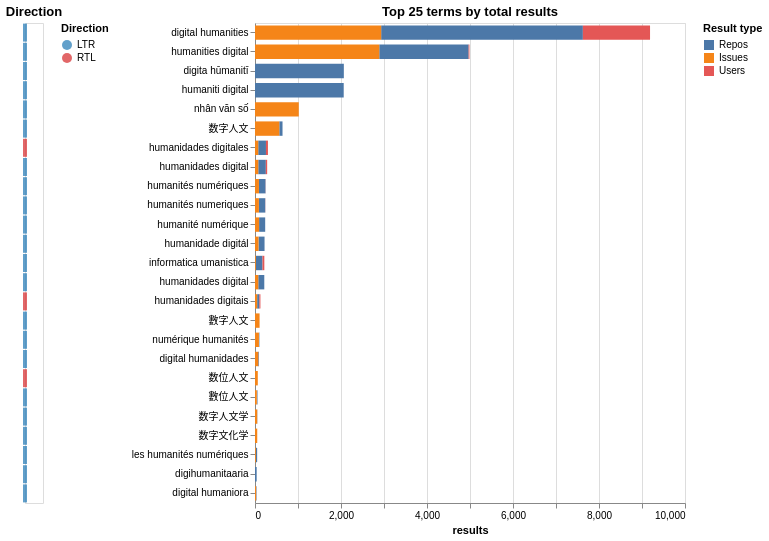

Notebook cell for this chart:
### Markdown cell above
### Top Productive Terms by Script Direction and Comparison Status

Which specific search terms drive the most results, and does script direction (LTR vs RTL) predict productivity? RTL scripts — Arabic, Hebrew, Persian, Urdu — represent communities that English-only search misses entirely. The string-level `comparison_status` records whether services converged exactly, differed only in near form, or produced substantively different terms. I compare search productivity across these descriptive statuses without treating any status as a guarantee of term quality.

### Code cell
# Merge directionality into hit_df
hit_dir = hit_df.merge(
    st_kept[["search_term_lower", "directionality"]].drop_duplicates("search_term_lower"),
    on="search_term_lower", how="left",
)
hit_dir["dir_label"] = hit_dir["directionality"].apply(
    lambda d: "RTL" if str(d).strip().lower() == "rtl" else "LTR"
)

# ── Top 25 terms: stacked repos / issues / users ──────────────────────────
top25 = hit_dir.nlargest(25, "total").copy()
top_order = top25.sort_values("total", ascending=False)["search_term_lower"].tolist()
top25_melt = top25.melt(
    id_vars=["search_term_lower", "dir_label", "total"],
    value_vars=["n_repos", "n_issues", "n_users"],
    var_name="result_type", value_name="n",
)
top25_melt["result_type"] = top25_melt["result_type"].str.replace("n_", "").str.capitalize()
type_order = ["Repos", "Issues", "Users"]

top_bar = alt.Chart(top25_melt).mark_bar().encode(
    y=alt.Y("search_term_lower:N",
            sort=top_order,
            title=None),
    x=alt.X("n:Q", title="results"),
    color=alt.Color("result_type:N", sort=type_order,
                    scale=alt.Scale(domain=type_order, scheme="tableau10"),
                    title="Result type"),
    order=alt.Order("result_type:N", sort="ascending"),
    tooltip=[
        alt.Tooltip("search_term_lower:N", title="term"),
        alt.Tooltip("dir_label:N", title="direction"),
        alt.Tooltip("result_type:N", title="type"),
        alt.Tooltip("n:Q", title="count"),
        alt.Tooltip("total:Q", title="total"),
    ],
).properties(width=430, height=480, title="Top 25 terms by total results")

# Direction stripe on the left axis
dir_tick = alt.Chart(top25).mark_tick(thickness=4, size=18).encode(
    y=alt.Y("search_term_lower:N",
            sort=top_order,
            axis=None),
    x=alt.value(0),
    color=alt.Color("dir_label:N",
                    scale=alt.Scale(domain=["LTR", "RTL"],
                                    range=["#1f77b4", "#d62728"]),
                    title="Direction"),
    tooltip=["search_term_lower:N", "dir_label:N"],
).properties(width=18, height=480, title="Direction")

display((dir_tick | top_bar).resolve_scale(y="shared", color="independent"))

# Summary counts
n_ltr = (top25["dir_label"] == "LTR").sum()
n_rtl = (top25["dir_label"] == "RTL").sum()
print(f"Top 25 breakdown: {n_ltr} LTR, {n_rtl} RTL")

### Figure 1 — Vega specification as saved in the notebook (floating-point values rounded to 4 significant figures)
{"$schema": "https://vega.github.io/schema/vega/v6.json", "data": [{"name": "source_0", "values": [{"dir_label": "LTR", "search_term_lower": "digital humanities", "y_search_term_lower_sort_index": 0.0}, {"dir_label": "LTR", "search_term_lower": "humanities digital", "y_search_term_lower_sort_index": 1.0}, {"dir_label": "LTR", "search_term_lower": "digita hūmanitī", "y_search_term_lower_sort_index": 2.0}, {"dir_label": "LTR", "search_term_lower": "humaniti digital", "y_search_term_lower_sort_index": 3.0}, {"dir_label": "LTR", "search_term_lower": "nhân văn số", "y_search_term_lower_sort_index": 4.0}, {"dir_label": "LTR", "search_term_lower": "数字人文", "y_search_term_lower_sort_index": 5.0}, {"dir_label": "RTL", "search_term_lower": "humanidades digitales", "y_search_term_lower_sort_index": 6.0}, {"dir_label": "LTR", "search_term_lower": "humanidades digital", "y_search_term_lower_sort_index": 7.0}, {"dir_label": "LTR", "search_term_lower": "humanités numériques", "y_search_term_lower_sort_index": 8.0}, {"dir_label": "LTR", "search_term_lower": "humanités numeriques", "y_search_term_lower_sort_index": 9.0}, {"dir_label": "LTR", "search_term_lower": "humanité numérique", "y_search_term_lower_sort_index": 10.0}, {"dir_label": "LTR", "search_term_lower": "humanidade digitál", "y_search_term_lower_sort_index": 11.0}, {"dir_label": "LTR", "search_term_lower": "informatica umanistica", "y_search_term_lower_sort_index": 12.0}, {"dir_label": "LTR", "search_term_lower": "humanidades diġital", "y_search_term_lower_sort_index": 13.0}, {"dir_label": "RTL", "search_term_lower": "humanidades digitais", "y_search_term_lower_sort_index": 14.0}, {"dir_label": "LTR", "search_term_lower": "數字人文", "y_search_term_lower_sort_index": 15.0}, {"dir_label": "LTR", "search_term_lower": "numérique humanités", "y_search_term_lower_sort_index": 16.0}, {"dir_label": "LTR", "search_term_lower": "digital humanidades", "y_search_term_lower_sort_index": 17.0}, {"dir_label": "RTL", "search_term_lower": "数位人文", "y_search_term_lower_sort_index": 18.0}, {"dir_label": "LTR", "search_term_lower": "數位人文", "y_search_term_lower_sort_index": 19.0}, {"dir_label": "LTR", "search_term_lower": "数字人文学", "y_search_term_lower_sort_index": 20.0}, {"dir_label": "LTR", "search_term_lower": "数字文化学", "y_search_term_lower_sort_index": 21.0}, {"dir_label": "LTR", "search_term_lower": "les humanités numériques", "y_search_term_lower_sort_index": 22.0}, {"dir_label": "LTR", "search_term_lower": "digihumanitaaria", "y_search_term_lower_sort_index": 23.0}, {"dir_label": "LTR", "search_term_lower": "digital humaniora", "y_search_term_lower_sort_index": 24.0}]}, {"name": "source_1"}, {"name": "data_0", "values": [{"dir_label": "LTR", "n": 4691, "n_end": 7625.0, "n_start": 2934.0, "result_type": "Repos", "search_term_lower": "digital humanities", "total": 9187}, {"dir_label": "LTR", "n": 2078, "n_end": 4968.0, "n_start": 2890.0, "result_type": "Repos", "search_term_lower": "humanities digital", "total": 4987}, {"dir_label": "LTR", "n": 2066, "n_end": 2066.0, "n_start": 0.0, "result_type": "Repos", "search_term_lower": "digita hūmanitī", "total": 2066}, {"dir_label": "LTR", "n": 2063, "n_end": 2063.0, "n_start": 0.0, "result_type": "Repos", "search_term_lower": "humaniti digital", "total": 2063}, {"dir_label": "LTR", "n": 0, "n_end": 1018.0, "n_start": 1018.0, "result_type": "Repos", "search_term_lower": "nhân văn số", "total": 1018}, {"dir_label": "LTR", "n": 75, "n_end": 640.0, "n_start": 565.0, "result_type": "Repos", "search_term_lower": "数字人文", "total": 640}, {"dir_label": "RTL", "n": 180, "n_end": 255.0, "n_start": 75.0, "result_type": "Repos", "search_term_lower": "humanidades digitales", "total": 301}, {"dir_label": "LTR", "n": 176, "n_end": 252.0, "n_start": 76.0, "result_type": "Repos", "search_term_lower": "humanidades digital", "total": 283}, {"dir_label": "LTR", "n": 153, "n_end": 245.0, "n_start": 92.0, "result_type": "Repos", "search_term_lower": "humanités numériques", "total": 248}, {"dir_label": "LTR", "n": 148, "n_end": 239.0, "n_start": 91.0, "result_type": "Repos", "search_term_lower": "humanités numeriques", "total": 242}, {"dir_label": "LTR", "n": 142, "n_end": 237.0, "n_start": 95.0, "result_type": "Repos", "search_term_lower": "humanité numérique", "total": 237}, {"dir_label": "LTR", "n": 140, "n_end": 222.0, "n_start": 82.0, "result_type": "Repos", "search_term_lower": "humanidade digitál", "total": 222}, {"dir_label": "LTR", "n": 154, "n_end": 174.0, "n_start": 20.0, "result_type": "Repos", "search_term_lower": "informatica umanistica", "total": 217}, {"dir_label": "LTR", "n": 140, "n_end": 216.0, "n_start": 76.0, "result_type": "Repos", "search_term_lower": "humanidades diġital", "total": 216}, {"dir_label": "RTL", "n": 52, "n_end": 102.0, "n_start": 50.0, "result_type": "Repos", "search_term_lower": "humanidades digitais", "total": 126}, {"dir_label": "LTR", "n": 1, "n_end": 107.0, "n_start": 106.0, "result_type": "Repos", "search_term_lower": "數字人文", "total": 107}, {"dir_label": "LTR", "n": 10, "n_end": 102.0, "n_start": 92.0, "result_type": "Repos", "search_term_lower": "numérique humanités", "total": 102}, {"dir_label": "LTR", "n": 16, "n_end": 92.0, "n_start": 76.0, "result_type": "Repos", "search_term_lower": "digital humanidades", "total": 93}, {"dir_label": "RTL", "n": 0, "n_end": 65.0, "n_start": 65.0, "result_type": "Repos", "search_term_lower": "数位人文", "total": 65}, {"dir_label": "LTR", "n": 15, "n_end": 58.0, "n_start": 43.0, "result_type": "Repos", "search_term_lower": "數位人文", "total": 58}, {"dir_label": "LTR", "n": 5, "n_end": 56.0, "n_start": 51.0, "result_type": "Repos", "search_term_lower": "数字人文学", "total": 56}, {"dir_label": "LTR", "n": 0, "n_end": 52.0, "n_start": 52.0, "result_type": "Repos", "search_term_lower": "数字文化学", "total": 52}, {"dir_label": "LTR", "n": 30, "n_end": 50.0, "n_start": 20.0, "result_type": "Repos", "search_term_lower": "les humanités numériques", "total": 50}, {"dir_label": "LTR", "n": 39, "n_end": 39.0, "n_start": 0.0, "result_type": "Repos", "search_term_lower": "digihumanitaaria", "total": 39}, {"dir_label": "LTR", "n": 11, "n_end": 36.0, "n_start": 25.0, "result_type": "Repos", "search_term_lower": "digital humaniora", "total": 37}, {"dir_label": "LTR", "n": 2934, "n_end": 2934.0, "n_start": 0.0, "result_type": "Issues", "search_term_lower": "digital humanities", "total": 9187}, {"dir_label": "LTR", "n": 2890, "n_end": 2890.0, "n_start": 0.0, "result_type": "Issues", "search_term_lower": "humanities digital", "total": 4987}, {"dir_label": "LTR", "n": 0, "n_end": 0.0, "n_start": 0.0, "result_type": "Issues", "search_term_lower": "digita hūmanitī", "total": 2066}, {"dir_label": "LTR", "n": 0, "n_end": 0.0, "n_start": 0.0, "result_type": "Issues", "search_term_lower": "humaniti digital", "total": 2063}, {"dir_label": "LTR", "n": 1018, "n_end": 1018.0, "n_start": 0.0, "result_type": "Issues", "search_term_lower": "nhân văn số", "total": 1018}, {"dir_label": "LTR", "n": 565, "n_end": 565.0, "n_start": 0.0, "result_type": "Issues", "search_term_lower": "数字人文", "total": 640}, {"dir_label": "RTL", "n": 75, "n_end": 75.0, "n_start": 0.0, "result_type": "Issues", "search_term_lower": "humanidades digitales", "total": 301}, {"dir_label": "LTR", "n": 76, "n_end": 76.0, "n_start": 0.0, "result_type": "Issues", "search_term_lower": "humanidades digital", "total": 283}, {"dir_label": "LTR", "n": 92, "n_end": 92.0, "n_start": 0.0, "result_type": "Issues", "search_term_lower": "humanités numériques", "total": 248}, {"dir_label": "LTR", "n": 91, "n_end": 91.0, "n_start": 0.0, "result_type": "Issues", "search_term_lower": "humanités numeriques", "total": 242}, {"dir_label": "LTR", "n": 95, "n_end": 95.0, "n_start": 0.0, "result_type": "Issues", "search_term_lower": "humanité numérique", "total": 237}, {"dir_label": "LTR", "n": 82, "n_end": 82.0, "n_start": 0.0, "result_type": "Issues", "search_term_lower": "humanidade digitál", "total": 222}, {"dir_label": "LTR", "n": 20, "n_end": 20.0, "n_start": 0.0, "result_type": "Issues", "search_term_lower": "informatica umanistica", "total": 217}, {"dir_label": "LTR", "n": 76, "n_end": 76.0, "n_start": 0.0, "result_type": "Issues", "search_term_lower": "humanidades diġital", "total": 216}, {"dir_label": "RTL", "n": 50, "n_end": 50.0, "n_start": 0.0, "result_type": "Issues", "search_term_lower": "humanidades digitais", "total": 126}, {"dir_label": "LTR", "n": 106, "n_end": 106.0, "n_start": 0.0, "result_type": "Issues", "search_term_lower": "數字人文", "total": 107}, {"dir_label": "LTR", "n": 92, "n_end": 92.0, "n_start": 0.0, "result_type": "Issues", "search_term_lower": "numérique humanités", "total": 102}, {"dir_label": "LTR", "n": 76, "n_end": 76.0, "n_start": 0.0, "result_type": "Issues", "search_term_lower": "digital humanidades", "total": 93}, {"dir_label": "RTL", "n": 65, "n_end": 65.0, "n_start": 0.0, "result_type": "Issues", "search_term_lower": "数位人文", "total": 65}, {"dir_label": "LTR", "n": 43, "n_end": 43.0, "n_start": 0.0, "result_type": "Issues", "search_term_lower": "數位人文", "total": 58}, {"dir_label": "LTR", "n": 51, "n_end": 51.0, "n_start": 0.0, "result_type": "Issues", "search_term_lower": "数字人文学", "total": 56}, {"dir_label": "LTR", "n": 52, "n_end": 52.0, "n_start": 0.0, "result_type": "Issues", "search_term_lower": "数字文化学", "total": 52}, {"dir_label": "LTR", "n": 20, "n_end": 20.0, "n_start": 0.0, "result_type": "Issues", "search_term_lower": "les humanités numériques", "total": 50}, {"dir_label": "LTR", "n": 0, "n_end": 0.0, "n_start": 0.0, "result_type": "Issues", "search_term_lower": "digihumanitaaria", "total": 39}, {"dir_label": "LTR", "n": 25, "n_end": 25.0, "n_start": 0.0, "result_type": "Issues", "search_term_lower": "digital humaniora", "total": 37}, {"dir_label": "LTR", "n": 1562, "n_end": 9187.0, "n_start": 7625.0, "result_type": "Users", "search_term_lower": "digital humanities", "total": 9187}, {"dir_label": "LTR", "n": 19, "n_end": 4987.0, "n_start": 4968.0, "result_type": "Users", "search_term_lower": "humanities digital", "total": 4987}, {"dir_label": "LTR", "n": 0, "n_end": 2066.0, "n_start": 2066.0, "result_type": "Users", "search_term_lower": "digita hūmanitī", "total": 2066}, {"dir_label": "LTR", "n": 0, "n_end": 2063.0, "n_start": 2063.0, "result_type": "Users", "search_term_lower": "humaniti digital", "total": 2063}, {"dir_label": "LTR", "n": 0, "n_end": 1018.0, "n_start": 1018.0, "result_type": "Users", "search_term_lower": "nhân văn số", "total": 1018}, {"dir_label": "LTR", "n": 0, "n_end": 640.0, "n_start": 640.0, "result_type": "Users", "search_term_lower": "数字人文", "total": 640}, {"dir_label": "RTL", "n": 46, "n_end": 301.0, "n_start": 255.0, "result_type": "Users", "search_term_lower": "humanidades digitales", "total": 301}, {"dir_label": "LTR", "n": 31, "n_end": 283.0, "n_start": 252.0, "result_type": "Users", "search_term_lower": "humanidades digital", "total": 283}, {"dir_label": "LTR", "n": 3, "n_end": 248.0, "n_start": 245.0, "result_type": "Users", "search_term_lower": "humanités numériques", "total": 248}, {"dir_label": "LTR", "n": 3, "n_end": 242.0, "n_start": 239.0, "result_type": "Users", "search_term_lower": "humanités numeriques", "total": 242}, {"dir_label": "LTR", "n": 0, "n_end": 237.0, "n_start": 237.0, "result_type": "Users", "search_term_lower": "humanité numérique", "total": 237}, {"dir_label": "LTR", "n": 0, "n_end": 222.0, "n_start": 222.0, "result_type": "Users", "search_term_lower": "humanidade digitál", "total": 222}, {"dir_label": "LTR", "n": 43, "n_end": 217.0, "n_start": 174.0, "result_type": "Users", "search_term_lower": "informatica umanistica", "total": 217}, {"dir_label": "LTR", "n": 0, "n_end": 216.0, "n_start": 216.0, "result_type": "Users", "search_term_lower": "humanidades diġital", "total": 216}, {"dir_label": "RTL", "n": 24, "n_end": 126.0, "n_start": 102.0, "result_type": "Users", "search_term_lower": "humanidades digitais", "total": 126}, {"dir_label": "LTR", "n": 0, "n_end": 107.0, "n_start": 107.0, "result_type": "Users", "search_term_lower": "數字人文", "total": 107}, {"dir_label": "LTR", "n": 0, "n_end": 102.0, "n_start": 102.0, "result_type": "Users", "search_term_lower": "numérique humanités", "total": 102}, {"dir_label": "LTR", "n": 1, "n_end": 93.0, "n_start": 92.0, "result_type": "Users", "search_term_lower": "digital humanidades", "total": 93}, {"dir_label": "RTL", "n": 0, "n_end": 65.0, "n_start": 65.0, "result_type": "Users", "search_term_lower": "数位人文", "total": 65}, {"dir_label": "LTR", "n": 0, "n_end": 58.0, "n_start": 58.0, "result_type": "Users", "search_term_lower": "數位人文", "total": 58}, {"dir_label": "LTR", "n": 0, "n_end": 56.0, "n_start": 56.0, "result_type": "Users", "search_term_lower": "数字人文学", "total": 56}, {"dir_label": "LTR", "n": 0, "n_end": 52.0, "n_start": 52.0, "result_type": "Users", "search_term_lower": "数字文化学", "total": 52}, {"dir_label": "LTR", "n": 0, "n_end": 50.0, "n_start": 50.0, "result_type": "Users", "search_term_lower": "les humanités numériques", "total": 50}, {"dir_label": "LTR", "n": 0, "n_end": 39.0, "n_start": 39.0, "result_type": "Users", "search_term_lower": "digihumanitaaria", "total": 39}, {"dir_label": "LTR", "n": 1, "n_end": 37.0, "n_start": 36.0, "result_type": "Users", "search_term_lower": "digital humaniora", "total": 37}]}, {"name": "source_0_y_domain_search_term_lower_0", "values": [{"search_term_lower": "digital humanities", "sort_field": 0.0}, {"search_term_lower": "humanities digital", "sort_field": 1.0}, {"search_term_lower": "digita hūmanitī", "sort_field": 2.0}, {"search_term_lower": "humaniti digital", "sort_field": 3.0}, {"search_term_lower": "nhân văn số", "sort_field": 4.0}, {"search_term_lower": "数字人文", "sort_field": 5.0}, {"search_term_lower": "humanidades digitales", "sort_field": 6.0}, {"search_term_lower": "humanidades digital", "sort_field": 7.0}, {"search_term_lower": "humanités numériques", "sort_field": 8.0}, {"search_term_lower": "humanités numeriques", "sort_field": 9.0}, {"search_term_lower": "humanité numérique", "sort_field": 10.0}, {"search_term_lower": "humanidade digitál", "sort_field": 11.0}, {"search_term_lower": "informatica umanistica", "sort_field": 12.0}, {"search_term_lower": "humanidades diġital", "sort_field": 13.0}, {"search_term_lower": "humanidades digitais", "sort_field": 14.0}, {"search_term_lower": "數字人文", "sort_field": 15.0}, {"search_term_lower": "numérique humanités", "sort_field": 16.0}, {"search_term_lower": "digital humanidades", "sort_field": 17.0}, {"search_term_lower": "数位人文", "sort_field": 18.0}, {"search_term_lower": "數位人文", "sort_field": 19.0}, {"search_term_lower": "数字人文学", "sort_field": 20.0}, {"search_term_lower": "数字文化学", "sort_field": 21.0}, {"search_term_lower": "les humanités numériques", "sort_field": 22.0}, {"search_term_lower": "digihumanitaaria", "sort_field": 23.0}, {"search_term_lower": "digital humaniora", "sort_field": 24.0}]}, {"name": "source_1_y_domain_search_term_lower_1", "values": [{"search_term_lower": "digital humanities", "sort_field": 0.0}, {"search_term_lower": "humanities digital", "sort_field": 1.0}, {"search_term_lower": "digita hūmanitī", "sort_field": 2.0}, {"search_term_lower": "humaniti digital", "sort_field": 3.0}, {"search_term_lower": "nhân văn số", "sort_field": 4.0}, {"search_term_lower": "数字人文", "sort_field": 5.0}, {"search_term_lower": "humanidades digitales", "sort_field": 6.0}, {"search_term_lower": "humanidades digital", "sort_field": 7.0}, {"search_term_lower": "humanités numériques", "sort_field": 8.0}, {"search_term_lower": "humanités numeriques", "sort_field": 9.0}, {"search_term_lower": "humanité numérique", "sort_field": 10.0}, {"search_term_lower": "humanidade digitál", "sort_field": 11.0}, {"search_term_lower": "informatica umanistica", "sort_field": 12.0}, {"search_term_lower": "humanidades diġital", "sort_field": 13.0}, {"search_term_lower": "humanidades digitais", "sort_field": 14.0}, {"search_term_lower": "數字人文", "sort_field": 15.0}, {"search_term_lower": "numérique humanités", "sort_field": 16.0}, {"search_term_lower": "digital humanidades", "sort_field": 17.0}, {"search_term_lower": "数位人文", "sort_field": 18.0}, {"search_term_lower": "數位人文", "sort_field": 19.0}, {"search_term_lower": "数字人文学", "sort_field": 20.0}, {"search_term_lower": "数字文化学", "sort_field": 21.0}, {"search_term_lower": "les humanités numériques", "sort_field": 22.0}, {"search_term_lower": "digihumanitaaria", "sort_field": 23.0}, {"search_term_lower": "digital humaniora", "sort_field": 24.0}]}], "signals": [{"name": "concat_0_width", "value": 18}, {"name": "concat_1_width", "value": 430}], "marks": [{"type": "group", "name": "concat_0_group", "encode": {"update": {"height": {"signal": "height"}, "width": {"signal": "concat_0_width"}}}, "marks": [{"type": "rect", "name": "concat_0_marks", "from": {"data": "source_0"}, "encode": {"update": {"tooltip": {"signal": "{\"search_term_lower\": isValid(datum[\"search_term_lower\"]) ? datum[\"search_term_lower\"] : \"\"+datum[\"search_term_lower\"], \"dir_label\": isValid(datum[\"dir_label\"]) ? datum[\"dir_label\"] : \"\"+datum[\"dir_label\"]}"}, "xc": {"value": 0}, "fill": {"field": "dir_label", "scale": "concat_0_color"}, "opacity": {"value": 0.7}, "yc": {"field": "search_term_lower", "scale": "y", "band": 0.5}, "width": {"value": 4}, "height": {"value": 18}}}, "style": ["tick"]}], "title": {"text": "Direction", "frame": "group"}, "style": "cell", "legends": [{"title": "Direction", "fill": "concat_0_color", "symbolType": "circle", "encode": {"symbols": {"update": {"opacity": {"value": 0.7}}}}}]}, {"type": "group", "name": "concat_1_group", "encode": {"update": {"width": {"signal": "concat_1_width"}, "height": {"signal": "height"}}}, "marks": [{"type": "rect", "name": "concat_1_marks", "from": {"data": "data_0"}, "encode": {"update": {"tooltip": {"signal": "{\"term\": isValid(datum[\"search_term_lower\"]) ? datum[\"search_term_lower\"] : \"\"+datum[\"search_term_lower\"], \"direction\": isValid(datum[\"dir_label\"]) ? datum[\"dir_label\"] : \"\"+datum[\"dir_label\"], \"type\": isValid(datum[\"result_type\"]) ? datum[\"result_type\"] : \"\"+datum[\"result_type\"], \"count\": format(datum[\"n\"], \"\"), \"total\": format(datum[\"total\"], \"\")}"}, "y": {"field": "search_term_lower", "scale": "y"}, "height": {"signal": "max(0.25, bandwidth('y'))"}, "fill": {"field": "result_type", "scale": "concat_1_color"}, "x2": {"field": "n_start", "scale": "concat_1_x"}, "x": {"field": "n_end", "scale": "concat_1_x"}}}, "style": ["bar"]}], "axes": [{"scale": "concat_1_x", "orient": "bottom", "labels": false, "minExtent": 0, "ticks": false, "zindex": 0, "maxExtent": 0, "gridScale": "y", "aria": false, "domain": false, "grid": true, "tickCount": {"signal": "ceil(concat_1_width/40)"}}, {"scale": "concat_1_x", "tickCount": {"signal": "ceil(concat_1_width/40)"}, "labelOverlap": true, "zindex": 0, "grid": false, "orient": "bottom", "title": "results", "labelFlush": true}, {"scale": "y", "orient": "left", "grid": false, "zindex": 0}], "title": {"text": "Top 25 terms by total results", "frame": "group"}, "style": "cell", "legends": [{"title": "Result type", "fill": "concat_1_color", "symbolType": "square"}]}], "scales": [{"name": "y", "type": "band", "domain": {"fields": [{"data": "source_0_y_domain_search_term_lower_0", "field": "search_term_lower"}, {"data": "source_1_y_domain_search_term_lower_1", "field": "search_term_lower"}], "sort": {"op": "max", "field": "sort_field"}}, "range": [0, {"signal": "height"}], "paddingOuter": 0.125, "paddingInner": 0.25}, {"name": "concat_0_color", "type": "ordinal", "domain": ["LTR", "RTL"], "range": ["#1f77b4", "#d62728"]}, {"name": "concat_1_x", "type": "linear", "domain": {"data": "data_0", "fields": ["n_start", "n_end"]}, "range": [0, {"signal": "concat_1_width"}], "zero": true, "nice": true}, {"name": "concat_1_color", "type": "ordinal", "domain": ["Repos", "Issues", "Users"], "range": {"scheme": "tableau10"}}], "background": "white", "padding": 5, "height": 480, "layout": {"padding": 20, "bounds": "full", "align": "each"}}
